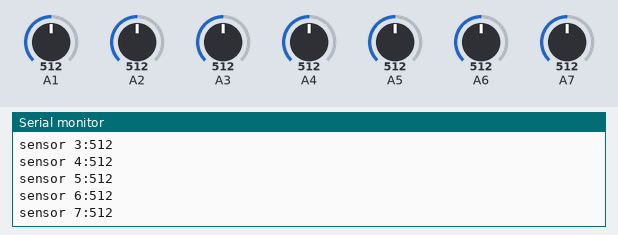
This sketch was run on a simulated Arduino Nano, built with avr-gcc and run on an emulated ATmega328P. On the bench: the last lines printed to the serial monitor. The test bench sets the inputs (shaded band); at power-on: A1 = 512, A2 = 512, A3 = 512, A4 = 512, A5 = 512, A6 = 512, A7 = 512.

Above: at 5.8 s.
5.9 s: A1 set to 716
11.9 s: A2 set to 716
17.9 s: A3 set to 716
23.9 s: A4 set to 716
29.9 s: A5 set to 716
At 30.9 s:
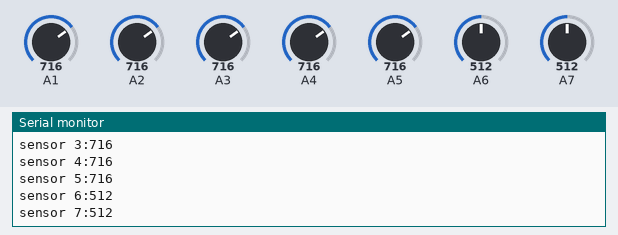
35.9 s: A6 set to 716
At 41.3 s:
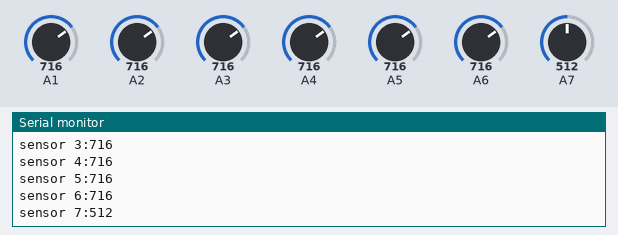
Timing chart, 0 to 42.8 s (numbered marks = the images above; inputs shaded):
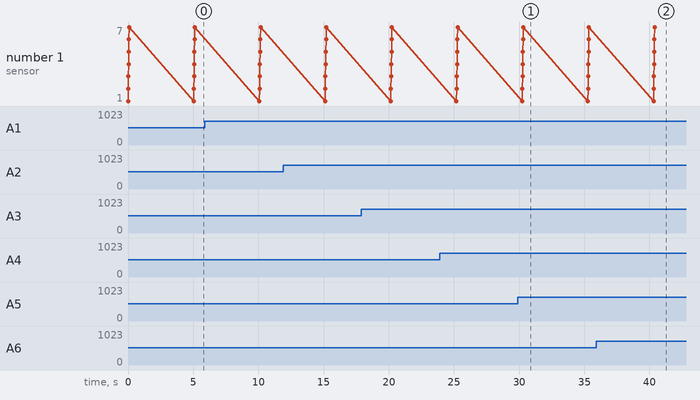

The sketch:

Synthese_Sensor.ino
```cpp
void setup() {
  Serial.begin(9600);
}

void loop() {
Serial.println();
Serial.print("sensor 1:");
Serial.println(analogRead(A1));
Serial.print("sensor 2:");
Serial.println(analogRead(A2));
Serial.print("sensor 3:");
Serial.println(analogRead(A3));
Serial.print("sensor 4:");
Serial.println(analogRead(A4));
Serial.print("sensor 5:");
Serial.println(analogRead(A5));
Serial.print("sensor 6:");
Serial.println(analogRead(A6));
Serial.print("sensor 7:");
Serial.println(analogRead(A7));
Serial.println();
delay(5000);
}
```

Measured:
- after the input at 29.9 s, the serial monitor: prints a new line after 0.39 s (image 1)
- after the input at 35.9 s, the serial monitor: prints a new line after 4.5 s (image 2)
